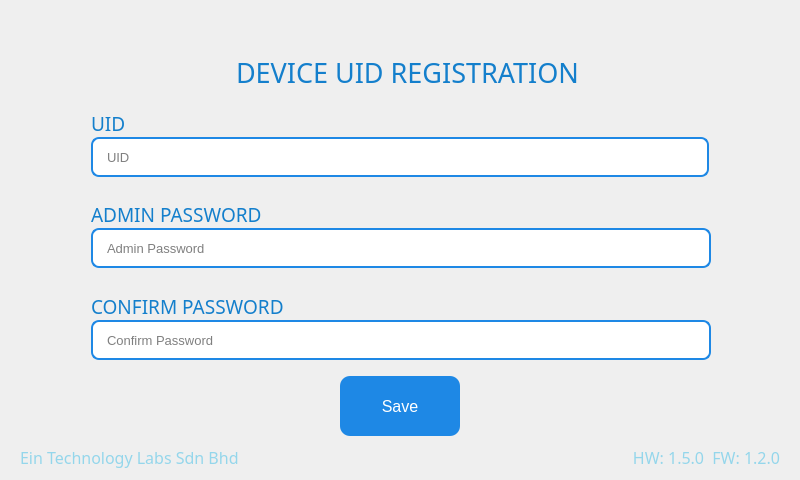
<?xml version="1.0" encoding="UTF-8"?>
<ui version="4.0">
 <class>Registration</class>
 <widget class="QWidget" name="Registration">
  <property name="geometry">
   <rect>
    <x>0</x>
    <y>0</y>
    <width>800</width>
    <height>480</height>
   </rect>
  </property>
  <property name="sizePolicy">
   <sizepolicy hsizetype="Fixed" vsizetype="Fixed">
    <horstretch>0</horstretch>
    <verstretch>0</verstretch>
   </sizepolicy>
  </property>
  <property name="minimumSize">
   <size>
    <width>800</width>
    <height>480</height>
   </size>
  </property>
  <property name="maximumSize">
   <size>
    <width>800</width>
    <height>480</height>
   </size>
  </property>
  <property name="windowTitle">
   <string>Form</string>
  </property>
  <layout class="QVBoxLayout" name="verticalLayout_2">
   <property name="spacing">
    <number>10</number>
   </property>
   <item>
    <layout class="QHBoxLayout" name="horizontalLayout">
     <property name="spacing">
      <number>75</number>
     </property>
     <item>
      <widget class="QLabel" name="label">
       <property name="sizePolicy">
        <sizepolicy hsizetype="Fixed" vsizetype="Fixed">
         <horstretch>0</horstretch>
         <verstretch>0</verstretch>
        </sizepolicy>
       </property>
       <property name="minimumSize">
        <size>
         <width>150</width>
         <height>80</height>
        </size>
       </property>
       <property name="focusPolicy">
        <enum>Qt::StrongFocus</enum>
       </property>
       <property name="styleSheet">
        <string notr="true">image: url(:/icons/logo.png);</string>
       </property>
       <property name="text">
        <string/>
       </property>
      </widget>
     </item>
     <item>
      <widget class="QLabel" name="label_2">
       <property name="font">
        <font>
         <family>Gilroy</family>
         <pointsize>20</pointsize>
        </font>
       </property>
       <property name="focusPolicy">
        <enum>Qt::ClickFocus</enum>
       </property>
       <property name="styleSheet">
        <string notr="true">color: rgb(20, 127, 204);</string>
       </property>
       <property name="text">
        <string>DEVICE UID REGISTRATION</string>
       </property>
       <property name="alignment">
        <set>Qt::AlignBottom|Qt::AlignJustify</set>
       </property>
       <property name="margin">
        <number>0</number>
       </property>
       <property name="indent">
        <number>0</number>
       </property>
      </widget>
     </item>
    </layout>
   </item>
   <item>
    <spacer name="verticalSpacer">
     <property name="orientation">
      <enum>Qt::Vertical</enum>
     </property>
     <property name="sizeType">
      <enum>QSizePolicy::Ignored</enum>
     </property>
     <property name="sizeHint" stdset="0">
      <size>
       <width>20</width>
       <height>40</height>
      </size>
     </property>
    </spacer>
   </item>
   <item>
    <widget class="QFrame" name="uid_frame">
     <layout class="QVBoxLayout" name="verticalLayout">
      <property name="spacing">
       <number>0</number>
      </property>
      <property name="leftMargin">
       <number>80</number>
      </property>
      <property name="rightMargin">
       <number>80</number>
      </property>
      <item>
       <widget class="QLabel" name="label_3">
        <property name="font">
         <font>
          <family>Gilroy</family>
          <pointsize>14</pointsize>
         </font>
        </property>
        <property name="styleSheet">
         <string notr="true">color: rgb(20, 127, 204);</string>
        </property>
        <property name="text">
         <string>UID</string>
        </property>
        <property name="alignment">
         <set>Qt::AlignBottom|Qt::AlignLeading|Qt::AlignLeft</set>
        </property>
       </widget>
      </item>
      <item>
       <widget class="QLineEdit" name="uid">
        <property name="minimumSize">
         <size>
          <width>0</width>
          <height>40</height>
         </size>
        </property>
        <property name="focusPolicy">
         <enum>Qt::ClickFocus</enum>
        </property>
        <property name="styleSheet">
         <string notr="true">    border: 2px solid #1E88E5;        /* Blue thin border */
    border-radius: 8px;
    padding: 6px 12px;
    font-size: 13px;
    color: black;</string>
        </property>
        <property name="placeholderText">
         <string>UID</string>
        </property>
       </widget>
      </item>
     </layout>
    </widget>
   </item>
   <item>
    <widget class="QFrame" name="admin_frame">
     <layout class="QVBoxLayout" name="verticalLayout_3">
      <property name="spacing">
       <number>0</number>
      </property>
      <property name="leftMargin">
       <number>80</number>
      </property>
      <property name="rightMargin">
       <number>80</number>
      </property>
      <item>
       <widget class="QLabel" name="label_4">
        <property name="font">
         <font>
          <family>Gilroy</family>
          <pointsize>14</pointsize>
         </font>
        </property>
        <property name="styleSheet">
         <string notr="true">color: rgb(20, 127, 204);</string>
        </property>
        <property name="text">
         <string>ADMIN PASSWORD</string>
        </property>
        <property name="alignment">
         <set>Qt::AlignBottom|Qt::AlignLeading|Qt::AlignLeft</set>
        </property>
       </widget>
      </item>
      <item>
       <widget class="QLineEdit" name="admin_pass">
        <property name="sizePolicy">
         <sizepolicy hsizetype="Fixed" vsizetype="Fixed">
          <horstretch>0</horstretch>
          <verstretch>0</verstretch>
         </sizepolicy>
        </property>
        <property name="minimumSize">
         <size>
          <width>620</width>
          <height>40</height>
         </size>
        </property>
        <property name="focusPolicy">
         <enum>Qt::ClickFocus</enum>
        </property>
        <property name="styleSheet">
         <string notr="true">    border: 2px solid #1E88E5;        /* Blue thin border */
    border-radius: 8px;
    padding: 6px 12px;
    font-size: 13px;
    color: black;</string>
        </property>
        <property name="echoMode">
         <enum>QLineEdit::Password</enum>
        </property>
        <property name="placeholderText">
         <string>Admin Password</string>
        </property>
       </widget>
      </item>
     </layout>
    </widget>
   </item>
   <item>
    <widget class="QFrame" name="confirm_frame">
     <layout class="QVBoxLayout" name="verticalLayout_4">
      <property name="spacing">
       <number>0</number>
      </property>
      <property name="leftMargin">
       <number>80</number>
      </property>
      <property name="rightMargin">
       <number>80</number>
      </property>
      <item>
       <widget class="QLabel" name="label_5">
        <property name="font">
         <font>
          <family>Gilroy</family>
          <pointsize>14</pointsize>
         </font>
        </property>
        <property name="styleSheet">
         <string notr="true">color: rgb(20, 127, 204);</string>
        </property>
        <property name="text">
         <string>CONFIRM PASSWORD</string>
        </property>
        <property name="alignment">
         <set>Qt::AlignBottom|Qt::AlignLeading|Qt::AlignLeft</set>
        </property>
       </widget>
      </item>
      <item>
       <widget class="QLineEdit" name="confirm_pass">
        <property name="sizePolicy">
         <sizepolicy hsizetype="Fixed" vsizetype="Fixed">
          <horstretch>0</horstretch>
          <verstretch>0</verstretch>
         </sizepolicy>
        </property>
        <property name="minimumSize">
         <size>
          <width>620</width>
          <height>40</height>
         </size>
        </property>
        <property name="focusPolicy">
         <enum>Qt::ClickFocus</enum>
        </property>
        <property name="styleSheet">
         <string notr="true">    border: 2px solid #1E88E5;        /* Blue thin border */
    border-radius: 8px;
    padding: 6px 12px;
    font-size: 13px;
    color: black;</string>
        </property>
        <property name="echoMode">
         <enum>QLineEdit::Password</enum>
        </property>
        <property name="placeholderText">
         <string>Confirm Password</string>
        </property>
       </widget>
      </item>
     </layout>
    </widget>
   </item>
   <item>
    <layout class="QHBoxLayout" name="horizontalLayout_2">
     <property name="spacing">
      <number>0</number>
     </property>
     <item>
      <widget class="QPushButton" name="pushButton">
       <property name="sizePolicy">
        <sizepolicy hsizetype="Fixed" vsizetype="Fixed">
         <horstretch>0</horstretch>
         <verstretch>0</verstretch>
        </sizepolicy>
       </property>
       <property name="minimumSize">
        <size>
         <width>120</width>
         <height>60</height>
        </size>
       </property>
       <property name="focusPolicy">
        <enum>Qt::TabFocus</enum>
       </property>
       <property name="styleSheet">
        <string notr="true">QPushButton {
    background-color: #1E88E5;   /* Blue */
    color: white;               /* White text */
    border: none;               /* No border line */
    border-radius: 10px;        /* Rounded corners */
    padding: 6px 20px;          /* Spacing inside */
    font-size: 16px;            /* Font size */
}

QPushButton:hover {
    background-color: #1565C0;  /* Darker blue on hover */
}

QPushButton:pressed {
    background-color: #0D47A1;  /* Darkest blue when pressed */
}

QPushButton:focus {
    outline: none;                 /* Remove dotted border */
    background-color: #074475;     /* Brighter blue highlight */
    border: 2px solid black;       /* White glow/border */
}</string>
       </property>
       <property name="text">
        <string>Save</string>
       </property>
      </widget>
     </item>
    </layout>
   </item>
   <item>
    <layout class="QHBoxLayout" name="horizontalLayout_3">
     <property name="leftMargin">
      <number>9</number>
     </property>
     <property name="topMargin">
      <number>0</number>
     </property>
     <property name="rightMargin">
      <number>9</number>
     </property>
     <item>
      <widget class="QLabel" name="label_7">
       <property name="font">
        <font>
         <family>Gilroy</family>
         <pointsize>12</pointsize>
        </font>
       </property>
       <property name="styleSheet">
        <string notr="true">color: rgb(148, 214, 235);</string>
       </property>
       <property name="text">
        <string>Ein Technology Labs Sdn Bhd</string>
       </property>
      </widget>
     </item>
     <item>
      <widget class="QLabel" name="hf">
       <property name="font">
        <font>
         <family>Gilroy</family>
         <pointsize>12</pointsize>
        </font>
       </property>
       <property name="styleSheet">
        <string notr="true">color: rgb(148, 214, 235);</string>
       </property>
       <property name="text">
        <string>HW: 1.5.0  FW: 1.2.0</string>
       </property>
       <property name="alignment">
        <set>Qt::AlignRight|Qt::AlignTrailing|Qt::AlignVCenter</set>
       </property>
      </widget>
     </item>
    </layout>
   </item>
  </layout>
 </widget>
 <resources/>
 <connections/>
</ui>
